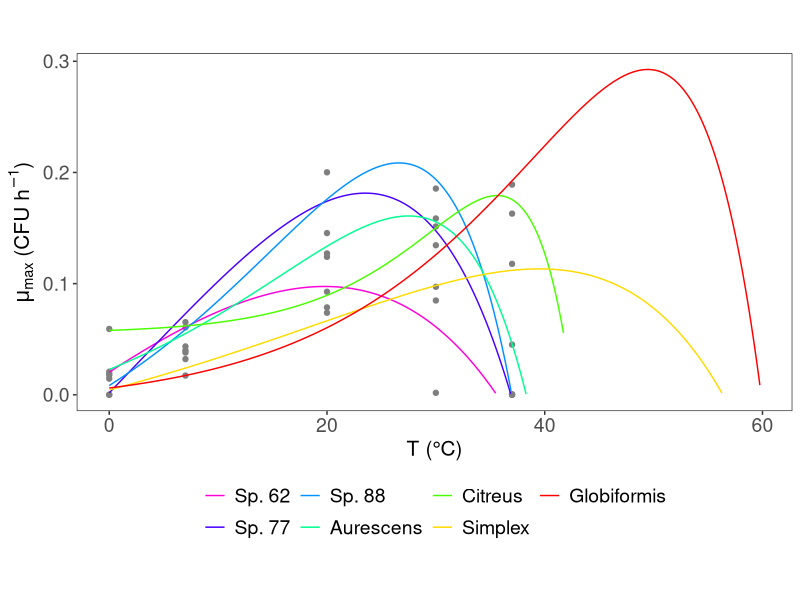

R code for this plot:
library(ggplot2)
library(dplyr)
library(viridis)

#Load growth data and results
d = dplyr::tbl_df(read.csv('../Results/dat_secondary.csv',
                           stringsAsFactors = F))

fit_evals = dplyr::tbl_df(read.csv('../Results/fit_eval_secondary.csv', 
                                   stringsAsFactors = F))
d = d[order(d$Topt),] 
fit_evals = fit_evals[order(fit_evals$Topt),]

#Sort datframe according to values of Topt
#Get rid of elements less than 0
zero = which(fit_evals$mu_max < 0)
fit_evals = fit_evals[-zero,]

#plot
values = rep(rev(rainbow(7)),2)
breaks = rep(unique(fit_evals$Topt), 2)
labels = rep(c('Sp. 62', 'Sp. 77', 'Sp. 88','Aurescens',
               'Citreus', 'Simplex', 'Globiformis'), 2)
pdf('../Results/TCP.pdf')
p = ggplot(d, aes(x = d$Temp, y = d$mu_max, 
                  color = factor(d$Topt))) + 
  scale_color_manual(values = values, 
                     breaks = breaks, 
                     labels = labels)+
  geom_point()+
  
  theme_bw()+
  theme(aspect.ratio=0.5, #Square plot frame
        plot.title = element_text(size=16,face="bold"), #Title
        plot.subtitle = element_text(size = 15), #Increase size of subtitle
        panel.grid.major = element_blank(), #Get rid of grids
        panel.grid.minor = element_blank(),
        axis.title=element_text(size=15),#Increase size of axis title
        axis.text.x = element_text(size=14), #Increase size of ticks
        axis.text.y = element_text(size=14),
        legend.text=element_text(size=14), #Increase size of legend
        legend.position = 'bottom',
        legend.title = element_blank()) +
  labs(x = 'T (°C)',
       y = expression(paste(mu[max]," (CFU ", h^-1, ")")),
       fill = "")+
  
  geom_line(data = fit_evals, aes(x = fit_evals$Temp, y = fit_evals$mu_max,
                                  color = factor(fit_evals$Topt)) )#Add fitted lines
  
print(p)
dev.off()




